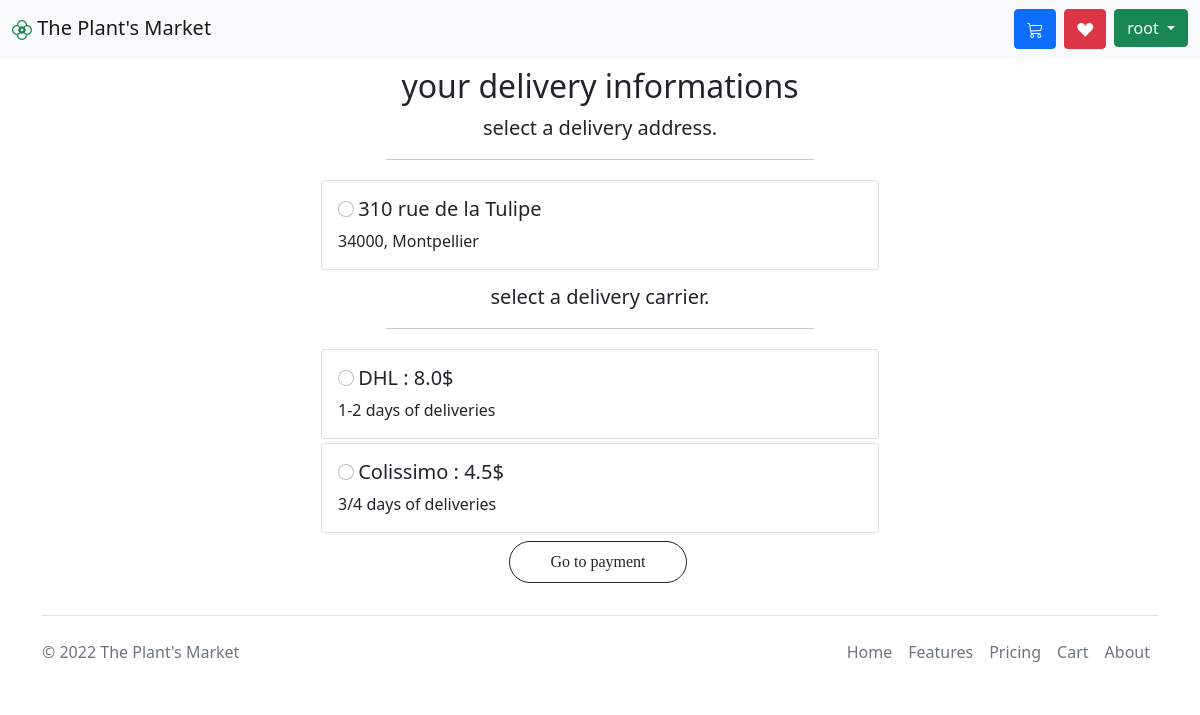
Page /cart/delivery (signed in) on the committed database.
### store/models.py (models this page shows, shortened)
class Shopper(AbstractUser):
    favorite = models.ManyToManyField(Product)

class Delivery(models.Model):
    name = models.CharField(max_length=100)
    price = models.FloatField()
    time_days = models.CharField(max_length=10)

### account/models.py (models this page shows, shortened)
class Address(models.Model):
    name = models.CharField(max_length=100)
    city = models.CharField(max_length=38, default='default')
    postal_code = models.CharField(max_length=5)
    address_complement = models.CharField(max_length=50, blank=True)
    user = models.ForeignKey(Shopper, on_delete=models.CASCADE)

### store/views.py (the view, shortened to what this page needs)
# urls.py: path('cart/delivery', select_delivery_method, name="address_delivery_selection"),
@login_required
def select_delivery_method(request):
    addresses = Address.objects.filter(user=request.user)
    deliveries = Delivery.objects.all()
    return render(request, 'store/address_delivery_selector.html', context={"addresses": addresses,
                                                                            "deliveries": deliveries})

### store/templates/store/address_delivery_selector.html (shortened to what this page needs)
{% extends 'base.html' %}
{% block content %}
    <div class="container">
        <div class="text-center px-4 py-2">
            <h2>your delivery informations</h2>
            <p class="lead">
                select a delivery address.
            </p>
            <hr class="my-2 custom-hr mx-auto">
        </div>
        <div class="row">
            <form action="/cart/delivery" method="post">
                {% if addresses %}
                    <div class="col-lg-6 mx-auto">
                        {% for address in addresses %}
                            <div class="card my-1">
                                <div class="card-body">
                                    <input class="form-check-input" type="radio" name="flexAddress"
                                           id="flexRadioDefault1"
                                           value="{{ address.id }}">
                                    <label class="form-check-label" for=""><h5
                                            class="card-title">{{ address.name }}</h5></label>
                                    <p class="card-text">{{ address.postal_code }}, {{ address.city }}</p>
                                </div>
                            </div>
                        {% endfor %}
                    </div>
                {% endif %}
                <div class="text-center px-4 py-2">
                    <p class="lead">
                        select a delivery carrier.
                    </p>
                    <hr class="my-2 custom-hr mx-auto">
                </div>
                <div class="col-lg-6 mx-auto">
                    {% for delivery in deliveries %}
                        <div class="card my-1">
                            <div class="card-body">
                                <input class="form-check-input" type="radio" name="flexCarrier"
                                       id="flexRadioDefault1"
                                       value="{{ delivery.id }}">
                                <label class="form-check-label" for=""><h5
                                        class="card-title">{{ delivery.name }} : {{ delivery.price }}$</h5></label>
                                <p class="card-text">{{ delivery.time_days }} days of deliveries</p>
                            </div>
                        </div>
                    {% endfor %}
                </div>
                <div class="col-12 text-center mx-auto my-2">
                    <button class="btn btn-outline-dark btn-filter rounded-pill px-2 py-2 me-1">
                        Go to payment
                    </button>
                </div>
            </form>
        </div>
    </div>
{% endblock %}

### templates/base.html (shortened to what this page needs)
{% load static %}
<!DOCTYPE html>
<html lang="en">
<head>
    <link href="https://cdn.jsdelivr.net/npm/bootstrap@5.0.2/dist/css/bootstrap.min.css" rel="stylesheet"
>
    <link rel="stylesheet" href="https://cdn.jsdelivr.net/npm/bootstrap-icons@1.9.1/font/bootstrap-icons.css">
    <link rel="stylesheet" href="{% static 'css/signin.css' %}">
    <link rel="stylesheet" href="{% static 'css/custom.css' %}">
</head>
<header>
    <nav class="navbar navbar-light bg-light">
        <div class="container-fluid">
            <a class="navbar-brand" href="{% url 'index' %}"><i class="bi bi-flower2 text-success"></i>&nbsp;The Plant's
                Market</a>
            <form class="d-flex">
                {% if user.cart %}
                    <a href="{% url 'cart' %}" class="btn btn-primary me-2"><i class="bi bi-cart3"></i></a>
                {% endif %}
                {% if user.is_authenticated %}
                    <a href="{% url 'show-favorite' %}" class="btn btn-danger me-2"><i
                            class="bi bi-suit-heart-fill"></i></a>
                    <div class="dropdown">
                        <button class="btn btn-success dropdown-toggle" type="button" id="dropdownMenuLink"
                                data-bs-toggle="dropdown" aria-expanded="false">
                            {{ user.username }}
                        </button>
                    </div>
                {% else %}
                    <a href="{% url 'login' %}" class="btn btn-success">Login</a>
                {% endif %}
            </form>
        </div>
    </nav>
</header>
<body>
{% block content %}
{% endblock %}
<div class="container mt-4">
    <footer class="d-flex flex-wrap justify-content-between align-items-center py-3 my-4 border-top">
        <p class="col-md-4 mb-0 text-muted">© 2022 The Plant's Market</p>
        <ul class="nav col-md-4 justify-content-end">
            <li class="nav-item"><a href="#" class="nav-link px-2 text-muted">Home</a></li>
            <li class="nav-item"><a href="#" class="nav-link px-2 text-muted">Features</a></li>
            <li class="nav-item"><a href="#" class="nav-link px-2 text-muted">Pricing</a></li>
            <li class="nav-item"><a href="#" class="nav-link px-2 text-muted">Cart</a></li>
            <li class="nav-item"><a href="#" class="nav-link px-2 text-muted">About</a></li>
        </ul>
    </footer>
</div>
</body>
</html>

### store/static/css/signin.css (style rules this page uses)
.bi { vertical-align: -.125em; fill: currentColor; }

### store/static/css/custom.css (style rules this page uses)
.btn-filter { text-decoration: none; padding: 2% 20%; border-radius: 25%; font-family: Poppins; padding-left: 5vmin !important; padding-right: 5vmin !important; }
.custom-hr { width: 40% !important; }

### rows in the picture
Shopper: username "root"
Address: name "310 rue de la Tulipe", postal_code "34000", city "Montpellier"
Delivery: name "DHL", price "8.0", time_days "1-2"
Delivery: name "Colissimo", price "4.5", time_days "3/4"
